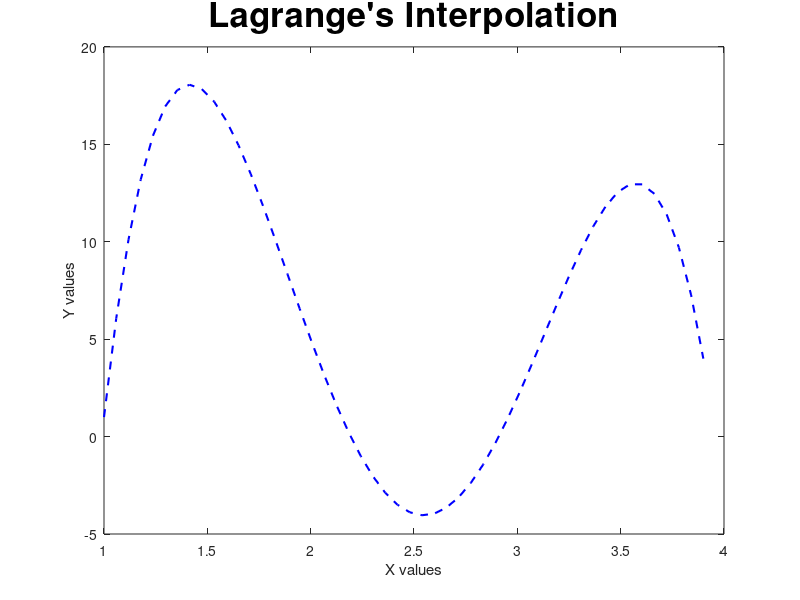

MATLAB code to generate this figure: (Note: this script raises an error after producing the figure.)
%% Assignemnt
% Lagrange's Interpolation

% Name        : Mohamed Mafaz
% Roll Number : AM25M009
% Depatment   : Applied Mechanics


%% Lagrange's Interpolation Function
clc
clear

function [sum] = LI(xs, ys, number)
    % Straight forward brute force way to find l
    l = [];
    
    for j = 1:length(xs)
        a = 1;
        c = 1;
        for i = 1:length(xs)
            if i ~= j       % Or else it will always give 0
                a = a * (number - xs(i));  % Calculating Numerator and Denominator differently
                c = c * (xs(j) - xs(i));
            end
        end
        l(j) = a / c;      
    end
    
    % This calculates l0 x y0 + l1 x y1 + ....
    sum = 0;
    for i = 1: length(l)
        sum = sum + (ys(i) * l(i));
    end
end

%% Using the function
x = [1,  2,    3,    3.2,    3.9];
y = [1,  5,    2,    7,      4];       


sample_points = 50;

% Predicting
test_xs = linspace(1, x(end), sample_points);
test_ys = [];
for i = 1: sample_points
    test_ys = [test_ys, LI(x, y, test_xs(i)) ];
end

% Plotting predicted Data
plot(test_xs, test_ys, '--b', 'LineWidth', 1.5, 'DisplayName', 'Predicted Data points');
xlabel('X values');
ylabel('Y values');
title("Lagrange's Interpolation", 'FontSize', 25);

hold on

% Plotting actual Data
plot(x, y, 'g', 'LineWidth', 1.5, 'DisplayName', 'Actual Data points', Marker='x', MarkerSize=20);

legend show
grid on;
